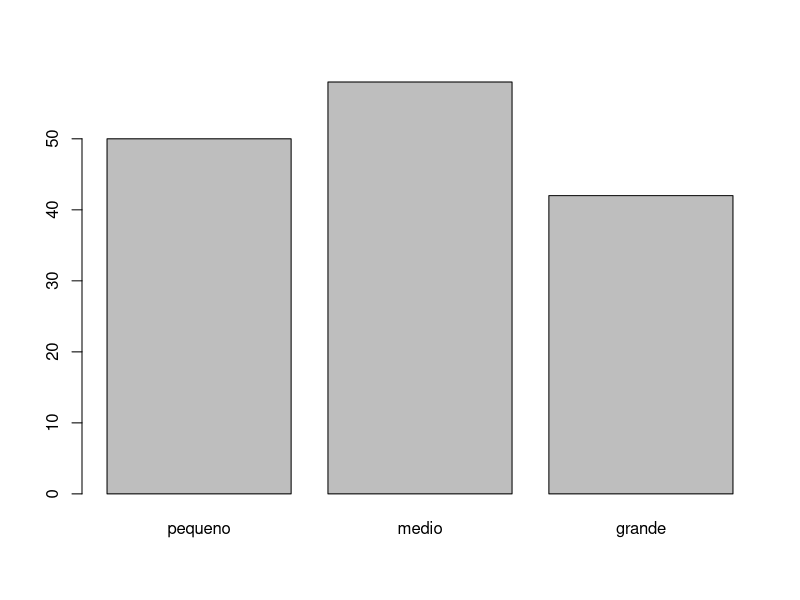
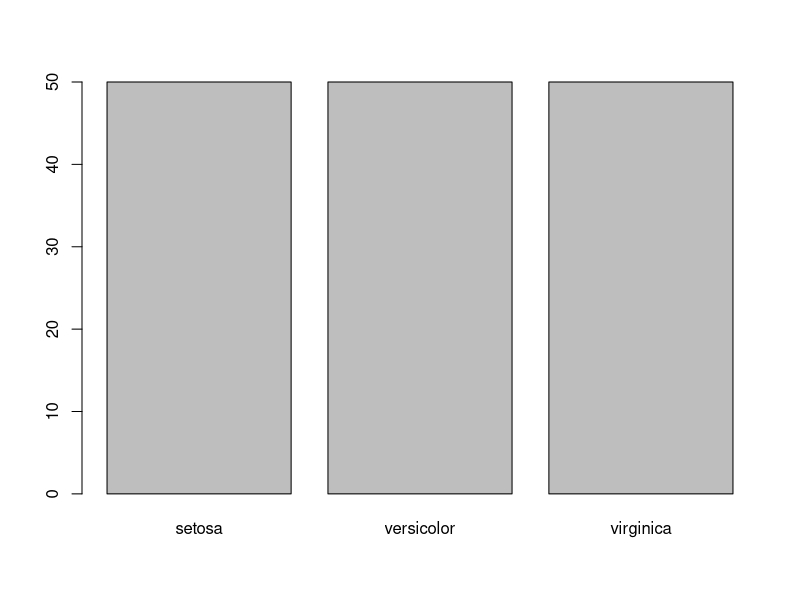

Recreate these plots in R, in order.
data("iris")

iris$ID <- 1:nrow(iris) #discreta

# criando variavel qualitativa ordinal
iris$PetalLengthLevel <- factor(
  cut(iris$Petal.Length, breaks = c(0,2,5,7)),
  labels = c("pequeno", "medio", "grande"),
  ordered = TRUE
)

barplot(table(iris$PetalLengthLevel))
barplot(table(iris$Species))

